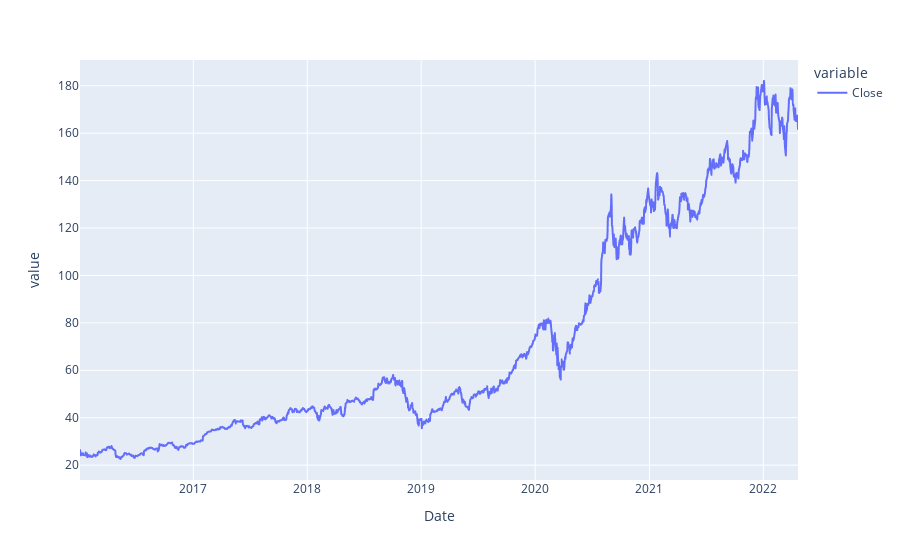

Here is the notebook cell this chart was saved with:
### Code cell
px.line(df.xs(key='AAPL', axis=1, level='Stock Ticker')['Close'])

### Figure 1 — Plotly figure (JSON) as saved in the notebook; plotly's stock layout.template omitted (floating-point values rounded to 4 significant figures; data arrays with more than 128 entries replaced by an {"elided": "..."} marker saying what was removed)
{"data": [{"hovertemplate": "variable=Close<br>Date=%{x}<br>value=%{y}<extra></extra>", "legendgroup": "Close", "line": {"color": "#636efa", "dash": "solid"}, "marker": {"symbol": "circle"}, "mode": "lines", "name": "Close", "showlegend": true, "type": "scattergl", "x": {"elided": "1588 str values"}, "xaxis": "x", "y": {"elided": "1588 float values"}, "yaxis": "y"}], "layout": {"legend": {"title": {"text": "variable"}, "tracegroupgap": 0}, "margin": {"t": 60}, "xaxis": {"anchor": "y", "domain": [0, 1], "title": {"text": "Date"}}, "yaxis": {"anchor": "x", "domain": [0, 1], "title": {"text": "value"}}}}
